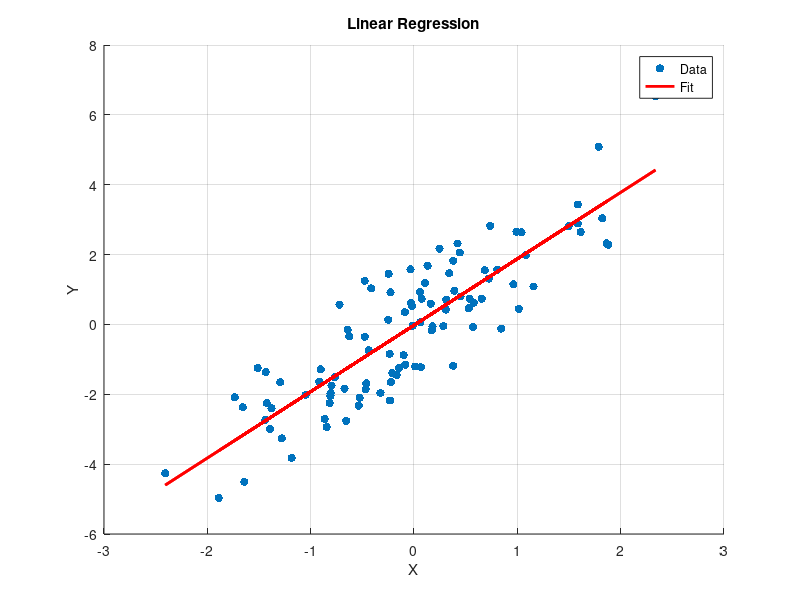

This figure's MATLAB source:
% MATLAB Statistical Analysis Template
% Usage: Replace data variables with your own

%% Sample data
x = randn(100, 1);
y = 2*x + randn(100, 1);

%% Descriptive Statistics
mean_val = mean(x);
median_val = median(x);
std_val = std(x);
var_val = var(x);
min_val = min(x);
max_val = max(x);

fprintf('Mean: %.4f\n', mean_val);
fprintf('Std Dev: %.4f\n', std_val);

%% Correlation Analysis
R = corrcoef(x, y);
fprintf('Correlation coefficient: %.4f\n', R(1,2));

%% Linear Regression
p = polyfit(x, y, 1);
y_fit = polyval(p, x);

fprintf('Regression: y = %.4f*x + %.4f\n', p(1), p(2));

%% Plot regression
figure;
scatter(x, y, 'filled');
hold on;
plot(x, y_fit, 'r-', 'LineWidth', 2);
xlabel('X');
ylabel('Y');
title('Linear Regression');
grid on;
legend('Data', 'Fit');

%% Hypothesis Testing (t-test)
% Test if mean differs from zero
[h, p_val] = ttest(x);
fprintf('t-test: h=%d, p=%.4f\n', h, p_val);

%% ANOVA (one-way)
% data: combined data vector, grp: grouping variable
% [p_anova, tbl] = anova1(data, grp);
